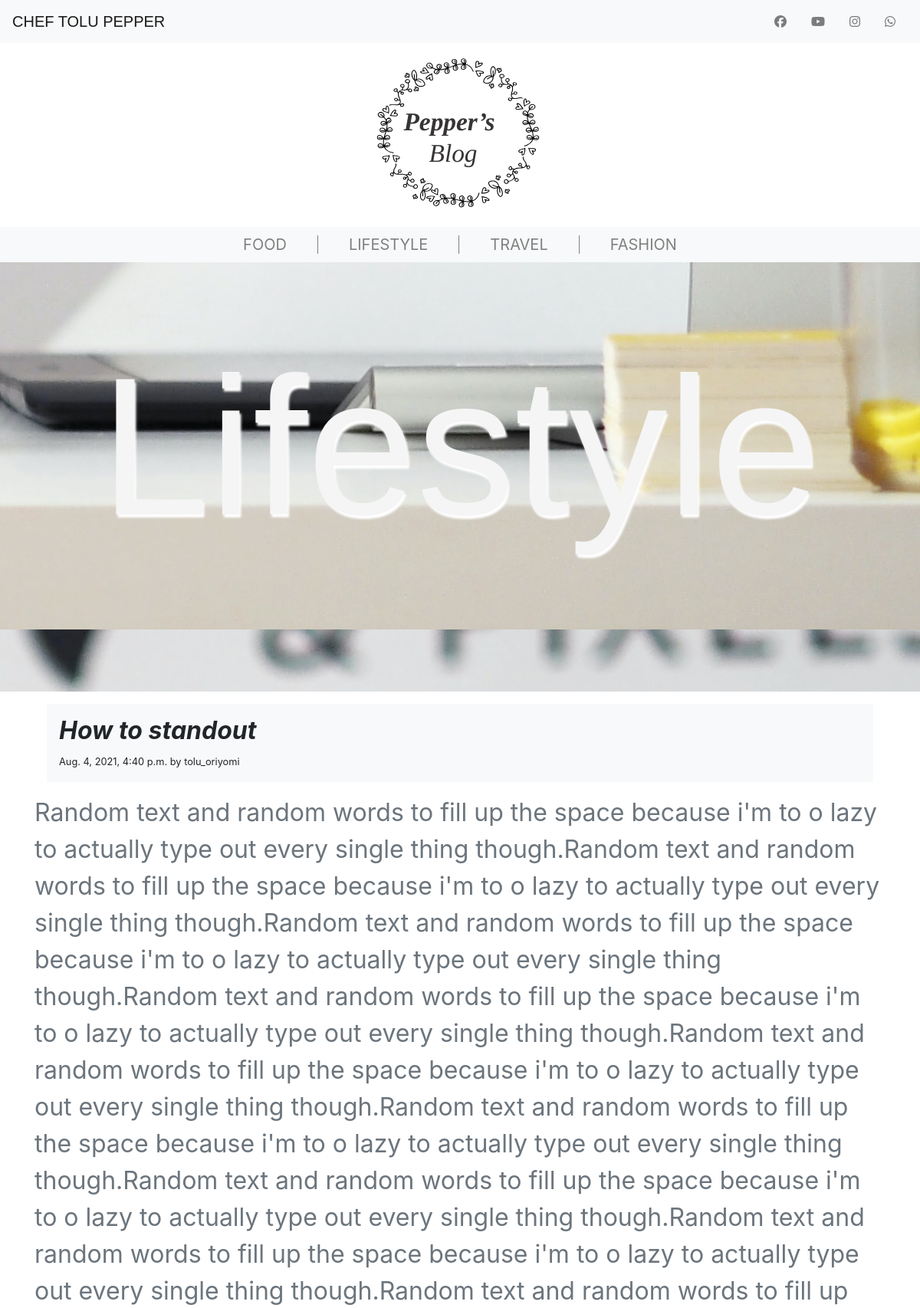
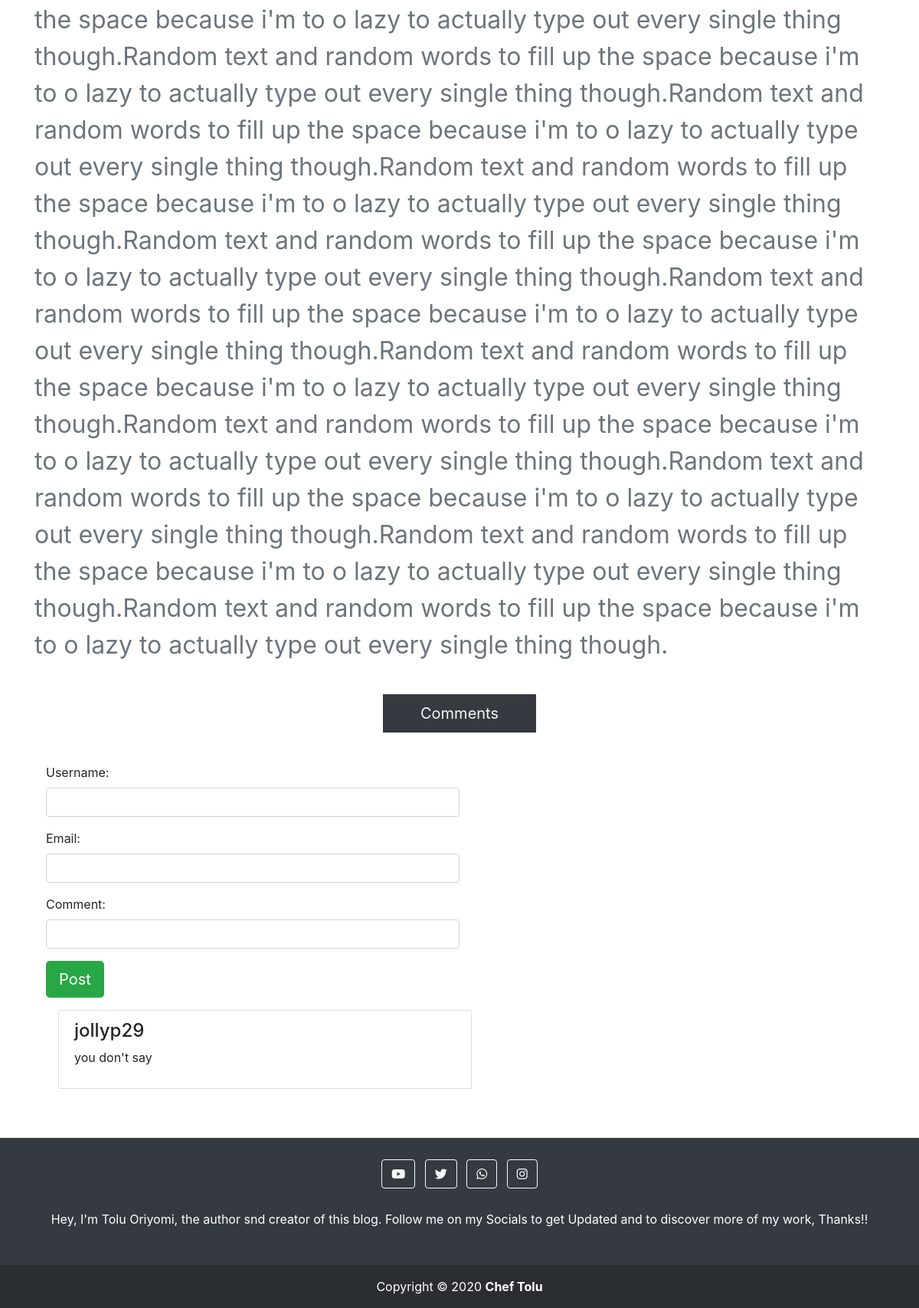
The app's page /recents/how-to-standout/ with its own data (2 pictures, top to bottom).
### mainblog/models.py (models this page shows, shortened)
class Category(models.Model):
    name = models.CharField(max_length = 20, verbose_name="category_name")

class Post(models.Model):
    title = models.CharField(max_length=150, verbose_name='Title')
    author = models.ForeignKey(User, on_delete=models.CASCADE, verbose_name='author')
    descr = models.CharField(max_length=200, verbose_name='Description')
    body = models.TextField(verbose_name='Post Body')
    pub_date = models.DateTimeField(auto_now_add=True)
    post_type = models.TextChoices('post_type','Food Travel Lifestyle Fashion')
    category = models.CharField(max_length=20, choices=post_type.choices, default='Food')
    slug = models.SlugField(default="my-post-name", max_length=200)

class Comment(models.Model):
    message = models.TextField()
    email = models.EmailField(blank=True)
    username = models.CharField(max_length=100, default="anonymous")
    post = models.ForeignKey(Post, on_delete=models.CASCADE)

### mainblog/views.py (the view)
# urls.py: path('recents/<slug:slug>/', PostDetail.as_view() ,name='detailpost'),
class PostDetail(generic.DetailView):
    model = Post
    template_name = 'mainblog/postdetail.html'
    def get_context_data(self, **kwargs):
        context = super().get_context_data(**kwargs)
        context["form"] = CommentForm
        post = Post.objects.get(slug=self.kwargs['slug'])
        context["comments"] = Comment.objects.filter(post=post)
        context["category"] = Category.objects.get(name=post.category)
        return context

### mainblog/templates/mainblog/postdetail.html (shortened to what this page needs)
{% extends 'base-post.html' %}
{% block content %}
    <div class="m-3 p-3 br-2 bg-light">
        <h2 class="font-weight-bold font-italic post-title">{{ post.title }}</h2>
        <small>{{ post.pub_date }} by {{ post.author }}</small>
    </div>
    <section class=''>
        <p class="text-muted" style="font-size:4vh;">{{ post.body }}</p>
    </section>
     <div class='container-fluid'>
        <div class="bg-dark comment-tag ">Comments</div>
        <form method='POST' action="{% url 'mainblog:addcomment' post.slug %}">
            <div class="form-group">
                <label>Username: </label>
                <input type='text' name='username' class='form-control w-50' required>
            </div>
            <div class="form-group">
                <label>Email: </label>
                <input type='email' name='email' class='form-control w-50' required>
            </div>
            <div class="form-group">
                <label>Comment: </label>
                <input type='text' name='message' class='form-control w-50' required>
            </div>
            <input type="submit" value="Post" class="btn btn-success btn-lg">
        </form>
        <ul class="list-group">
            {% for c in comments %}
                <li class="list-group-item m-3 w-50">
                    <h4>{{ c.username }}</h4>
                    <p>{{ c.message }}</p>
                </li>
                <br>
            {% endfor %}
        </div>
        <br>
    </div>
{% endblock %}

### mainblog/templates/base-post.html (shortened to what this page needs)
<!DOCTYPE html>
<html lang="en">
    <head>
        {% load static %}
        <link rel="stylesheet" href="{% static 'mainblog/styles.css' %}">
        <link rel="stylesheet" href="path/to/font-awesome/css/font-awesome.min.css">
        <link rel="stylesheet" href="https://stackpath.bootstrapcdn.com/bootstrap/4.4.1/css/bootstrap.min.css">
    </head>
    <body>
        <div class='navbar navbar-expand navbar-light bg-light '>
            <a class='navbar-brand header-name' href="{% url 'mainblog:index' %}">CHEF TOLU PEPPER</a>
                <nav class="navbar-nav ml-auto socials">
                    <li class='nav-item col px-md-2'><a href="#" class='nav-link fab fa-facebook'></a></li>
                    <li class='nav-item col px-md-2'><a href="#" class='nav-link fab fa-youtube'></a></li>
                    <li class='nav-item col px-md-2'><a href="#" class='nav-link fab fa-instagram'></a></li>
                    <li class='nav-item col px-md-2'><a href="#" class='nav-link fab fa-whatsapp'></a></li>
                </nav>
            </div>
        <div>
            <div class='brand-logo'></div>
        </div>
        <div class="navbar navbar-expand-lg navbar-light bg-light">
            <div class="collapse navbar-collapse" id="navbarmenu">
                <ul class='navbar-nav mx-auto'>
                    <li class='nav-item'><a href="{% url 'mainblog:category' 'Food' %}" class="unique-link m-link">FOOD</a></li>
                    <li class='nav-item'><a href="{% url 'mainblog:category' 'Lifestyle' %}" class="custom-link m-link">LIFESTYLE</a></li>
                    <li class='nav-item'><a href="{% url 'mainblog:category' 'Travel' %}" class="custom-link m-link">TRAVEL</a></li>
                    <li class='nav-item'><a href="{% url 'mainblog:category' 'Fashion' %}" class="custom-link m-link">FASHION</a></li>
                </ul>
            </div>
        </div>
        {% if category.name == 'Lifestyle' %}
            <div class="w-100"  style="background-image:url('{% static 'mainblog/images/lifestyle.jpg' %}'); height:70vh; background-position:bottom right; background-attachment: fixed;">
                <p class="category-name">{{ category.name }}</p>
            </div>
        {% elif category.name == 'Food' %}
            <div class="w-100"  style="background-image:url('{% static 'mainblog/images/Food.jpg' %}'); height:70vh; background-position:center right; background-attachment: fixed;">
                <p class="category-name">{{ category.name }}</p>
            </div>
        {% elif category.name == 'Travel' %}
            <div class="w-100"  style="background-image:url('{% static 'mainblog/images/TravelB.jpg' %}'); height:70vh; background-position:center; background-attachment: fixed;">
                <p class="category-name">{{ category.name }}</p>
            </div>
        {% else%}
            <div class="w-100"  style="background-image:url('{% static 'mainblog/images/about.jpg' %}'); height:70vh; background-position:center; background-attachment: fixed;">
                <p class="category-name">{{ category.name }}</p>
            </div>
        {% endif %}
    <div class="container">
        {% block content %}{% endblock %}
    <footer class="bg-dark text-center text-white">
        <div class="container p-4">
        <section class="mb-4">
            <a class="btn btn-outline-light btn-floating m-1" href="#!" role="button"
            ><i class="fab fa-youtube"></i
            ></a>
            <a class="btn btn-outline-light btn-floating m-1" href="#!" role="button"
            ><i class="fab fa-twitter"></i
            ></a>
            <a class="btn btn-outline-light btn-floating m-1" href="#!" role="button"
            ><i class="fab fa-whatsapp"></i
            ></a>
            <a class="btn btn-outline-light btn-floating m-1" href="#!" role="button"
            ><i class="fab fa-instagram"></i
            ></a>
        </section>
        <section class="mb-4">
            Hey, I'm Tolu Oriyomi, the author snd creator of this blog. Follow me on my Socials to get Updated and to discover more of my work, Thanks!!
        </section>
        </div>
        <div class="text-center p-3" style="background-color: rgba(0, 0, 0, 0.2);">
         Copyright &copy; 2020 <strong>Chef Tolu</strong>
        </div>
    </footer>
    </body>
</html>

### mainblog/static/mainblog/styles.css (style rules this page uses)
* { padding:0; margin:0; }
body { font-family: -apple-system, BlinkMacSystemFont, 'Segoe UI', Roboto, Oxygen, Ubuntu, Cantarell, 'Open Sans', 'Helvetica Neue', sans-serif; }
.brand-logo { height: 240px; width: 80%; margin: auto; background-image: url('./images/blog_logo.svg'); background-repeat: no-repeat; background-position: center; background-size: contain; }
.header-name { font-family:'Franklin Gothic Medium', 'Arial Narrow', Arial, sans-serif; }
.category-name { font-size: 16pc; font-family: sans-serif; text-align: center; padding-top: 6vh; color: whitesmoke; text-shadow: 2px 4px 3px rgb(255, 255, 255); }
.custom-link { color: grey; font-size: 20px; border-left: 1px solid gray; padding:0 40px; transition: all 0.7s ease-in; }
.unique-link { color: grey; font-size: 20px; padding:0 40px; transition: all 0.7s ease-in; }
.comment-tag { width: 200px; margin: 40px auto; text-align: center; padding: 10px; color: whitesmoke; font-size: 20px; }
input { max-height: 50px; }

### records on screen
Category: name "Lifestyle"
Post: title "How to standout", pub_date "Aug. 4, 2021, 4:40 p.m.", author "tolu_oriyomi", body "Random text and random words to fill up the space because i'm to o lazy to actually type out every single thing though.Random text and random words to fill up the space because i'm to o lazy to actually type out every single thing though.Random text and random words to fill up the space because i'm to o lazy to actually type out every single thing though.Random text and random words to fill up the space because i'm to o lazy to actually type out every single thing though.Random text and random words to fill up the space because i'm to o lazy to actually type out every single thing though.Random text and random words to fill up the space because i'm to o lazy to actually type out every…"
Comment: username "jollyp29", message "you don't say"
